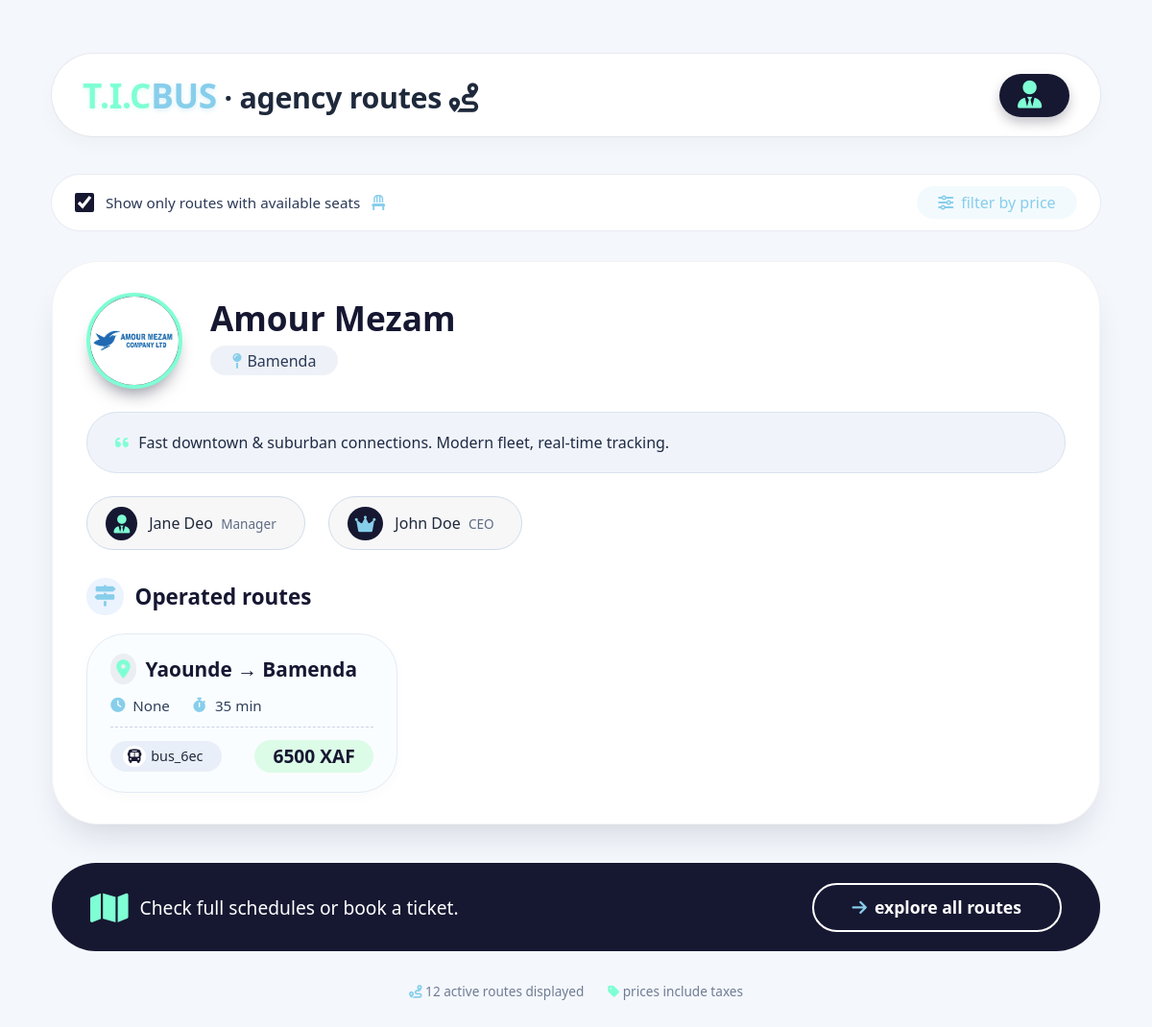
The app's page /agency/1/, older data.
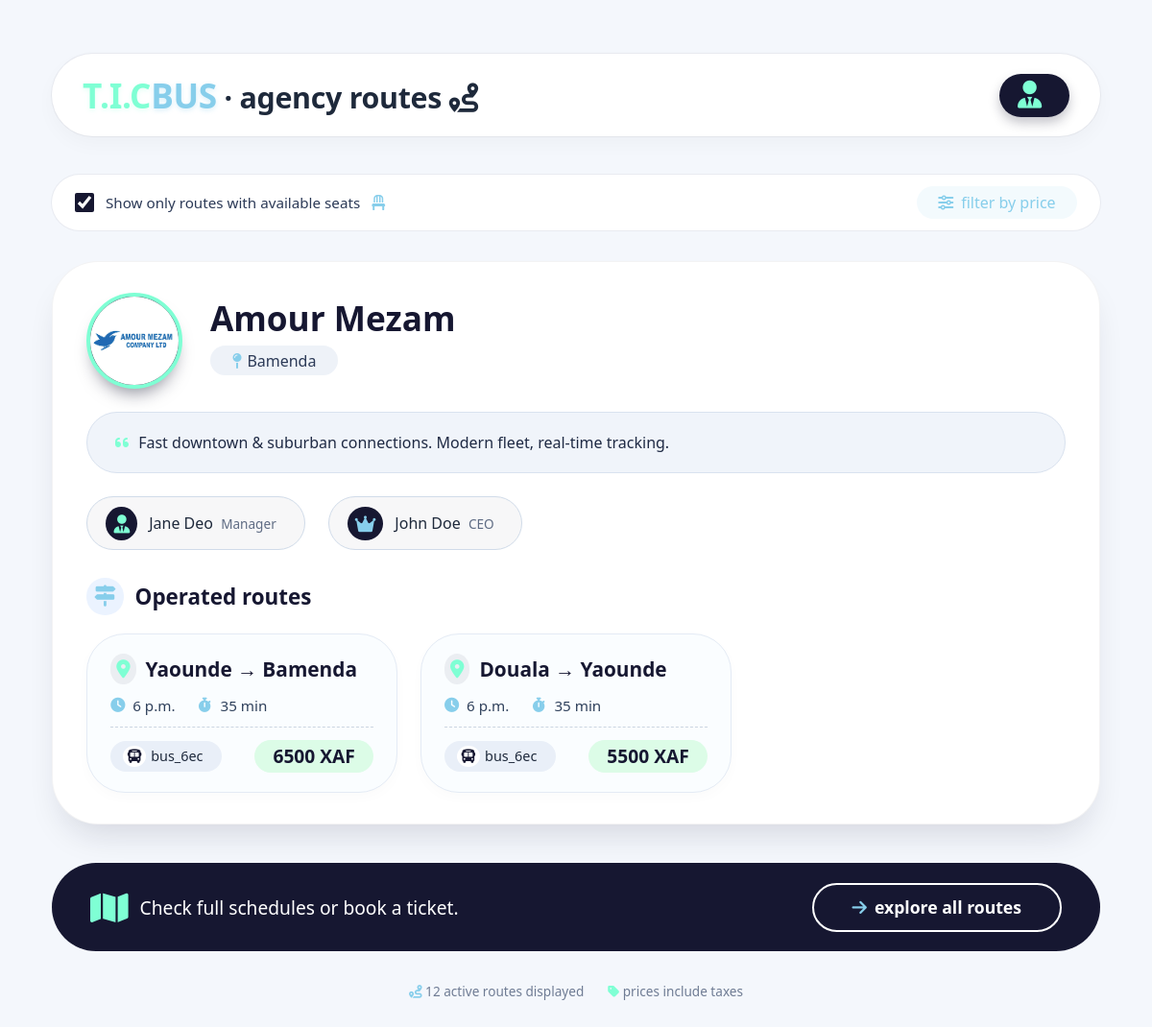
The same page, newer data.
### booking/models.py (models this page shows, shortened)
class Route(models.Model):
    origin = models.CharField(max_length=100)
    destination = models.CharField(max_length=100)
    departure_time = models.TimeField()
    price = models.DecimalField(max_digits=8, decimal_places=0)
    bus = models.ForeignKey(Bus, on_delete=models.CASCADE)

class Bus(models.Model):
    agency = models.ForeignKey(Agency, on_delete=models.CASCADE, related_name="buses")
    bus_number = models.CharField(max_length=50, unique=True, default=generate_bus_id)
    total_seats = models.IntegerField()

### booking/views.py (the view)
# urls.py: path('agency/<int:agency_id>/', agency_detail, name="agency_detail"),
def agency_detail(request, agency_id):
    agency = get_object_or_404(Agency, id=agency_id)
    buses = agency.buses.all()
    routes = Route.objects.filter(bus__agency=agency)
    unique_agency_total_bus = buses.count()
    return render(request, "pages/agency-detail.html", {
        "agency": agency,
        "buses": buses,
        "routes": routes,
        "unique_agency_total_bus": unique_agency_total_bus
    })

### templates/pages/agency-detail.html (shortened to what this page needs)
<!DOCTYPE html>
<html lang="en">
<head>
  <link rel="stylesheet" href="https://cdnjs.cloudflare.com/ajax/libs/font-awesome/6.0.0-beta3/css/all.min.css">
</head>
<body>
<div class="dashboard">
  <div class="greeting">
    <h1>
      <span class="tic">T.I.C</span><span class="bus">BUS</span> · agency routes <i class="fas fa-route"></i>
    </h1>
    <div class="user-profile">
      <div class="user-text">
        <span><i class="fas fa-user-tie"></i> {{request.user.username}}</span>
      </div>
    </div>
  </div>
  <div class="filter-bar">
    <div class="filter-left">
      <input type="checkbox" id="showActive" checked>
      <span>Show only routes with available seats</span>
      <i class="fas fa-chair" style="color: skyblue;"></i>
    </div>
    <a href="#" class="filter-link"><i class="fas fa-sliders-h"></i> filter by price</a>
  </div>
  <div class="agency-grid">
    <div class="agency-card">
      <div class="agency-header">
        <div class="agency-logo"><img src="{{agency.agency_logo.url}}"></div>
        <div class="agency-title">
          <div class="agency-name">{{agency.agency_name}}</div>
          <div class="agency-location"><i class="fas fa-map-pin"></i> {{agency.location}}</div>
        </div>
      </div>
      <div class="agency-description">
        <i class="fas fa-quote-left" style="color: aquamarine; margin-right: 6px;"></i>
        Fast downtown & suburban connections. Modern fleet, real-time tracking.
      </div>
      <div class="management-row">
        <div class="manager-badge"><i class="fas fa-user-tie"></i> <span>{{agency.manager_name}} <small>Manager</small></span></div>
        <div class="ceo-badge"><i class="fas fa-crown"></i> <span>{{agency.ceo_name}} <small>CEO</small></span></div>
      </div>
      <div class="routes-title"><i class="fas fa-map-signs"></i> Operated routes</div>
      <div class="route-list">
        {% for route in routes %}
            <div class="route-card">
            <div class="route-dest"><i class="fas fa-location-dot"></i> <a href="{% url 'book_bus' route.id %}" style="text-decoration: none; color:rgb(22, 23, 49);">{{ route.origin }} → {{ route.destination }}</a></div>
            <div class="route-details">
                <span><i class="fas fa-clock"></i> {{ route.departure_time }}</span>
                <span><i class="fas fa-stopwatch"></i> 35 min</span>
            </div>
            <div class="route-footer">
                <div class="bus-assigned"><i class="fas fa-bus"></i> {{ route.bus.bus_number }}</div>
                <div class="route-price">{{ route.price }} XAF</div>
            </div>
            </div>
        {% endfor %}
      </div>
    </div>
  </div>
  <div class="bottom-cta">
    <p>
      <i class="fas fa-map"></i>
      Check full schedules or book a ticket.
    </p>
    <a href="#" class="cta-btn">
      <i class="fas fa-arrow-right"></i> explore all routes
    </a>
  </div>
  <div class="footer-note">
    <span><i class="fas fa-route" style="color: skyblue;"></i> 12 active routes displayed</span>
    <span><i class="fas fa-tag" style="color: aquamarine;"></i> prices include taxes</span>
  </div>
</div>
</body>
</html>

Row changes from the older to the newer data that the page shows:
changed Route "Bamenda": departure_time "None" → "6 p.m."
added Route: origin "Douala", destination "Yaounde", departure_time "6 p.m.", bus.bus_number "bus_6ec", price "5500"
